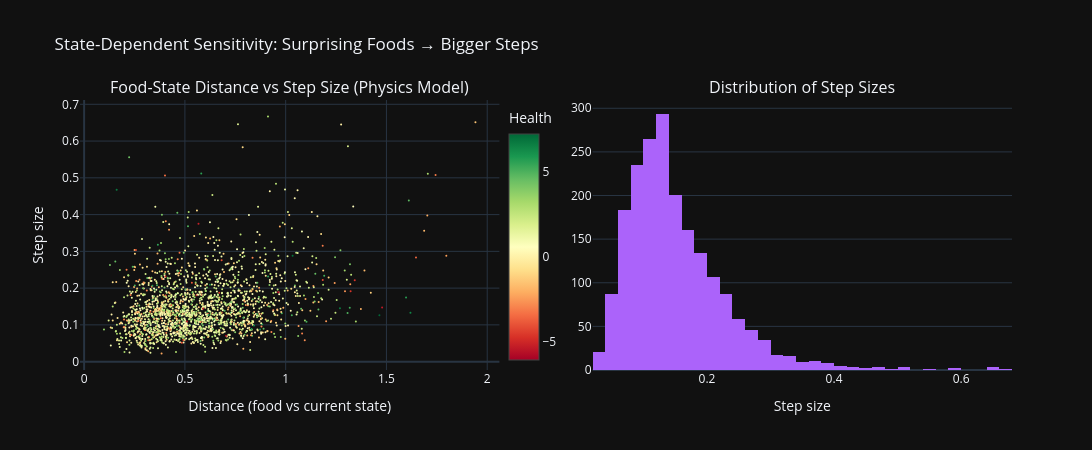

Here is the notebook cell this chart was saved with:
### Markdown cell above
---
## State-Dependent Sensitivity: Does the Current State Affect Response?

In the physics model, foods that are "surprising" (far from current state) have larger effects. Visualize this.

### Code cell
distances = np.linalg.norm(food_signals - traj_phys[:-1], axis=1)
step_changes = np.linalg.norm(np.diff(traj_phys, axis=0), axis=1)

fig = make_subplots(rows=1, cols=2, subplot_titles=[
    'Food-State Distance vs Step Size (Physics Model)',
    'Distribution of Step Sizes'
])

fig.add_trace(go.Scatter(x=distances, y=step_changes, mode='markers',
    marker=dict(size=2, color=bio_phys[1:, 0], colorscale='RdYlGn', showscale=True,
                colorbar=dict(title='Health', x=0.45)),
    showlegend=False), row=1, col=1)

fig.add_trace(go.Histogram(x=step_changes, nbinsx=60, marker_color='#AB63FA',
    showlegend=False), row=1, col=2)

fig.update_xaxes(title_text='Distance (food vs current state)', row=1, col=1)
fig.update_yaxes(title_text='Step size', row=1, col=1)
fig.update_xaxes(title_text='Step size', row=1, col=2)
fig.update_layout(template=PLOTLY_DARK, height=450, width=1100,
    title='State-Dependent Sensitivity: Surprising Foods → Bigger Steps')
fig.show()

corr = np.corrcoef(distances, step_changes)[0, 1]
print(f'Correlation between food-state distance and step size: {corr:.3f}')

### Figure 1 — Plotly figure (JSON) as saved in the notebook; plotly's stock layout.template omitted (floating-point values rounded to 4 significant figures; data arrays with more than 128 entries replaced by an {"elided": "..."} marker saying what was removed)
{"data": [{"marker": {"color": {"elided": "2000 float values"}, "colorbar": {"title": {"text": "Health"}, "x": 0.45}, "colorscale": [[0.0, "rgb(165,0,38)"], [0.1, "rgb(215,48,39)"], [0.2, "rgb(244,109,67)"], [0.3, "rgb(253,174,97)"], [0.4, "rgb(254,224,139)"], [0.5, "rgb(255,255,191)"], [0.6, "rgb(217,239,139)"], [0.7, "rgb(166,217,106)"], [0.8, "rgb(102,189,99)"], [0.9, "rgb(26,152,80)"], [1.0, "rgb(0,104,55)"]], "showscale": true, "size": 2}, "mode": "markers", "showlegend": false, "type": "scatter", "x": {"elided": "2000 float values"}, "xaxis": "x", "y": {"elided": "2000 float values"}, "yaxis": "y"}, {"marker": {"color": "#AB63FA"}, "nbinsx": 60, "showlegend": false, "type": "histogram", "x": {"elided": "2000 float values"}, "xaxis": "x2", "yaxis": "y2"}], "layout": {"annotations": [{"font": {"size": 16}, "showarrow": false, "text": "Food-State Distance vs Step Size (Physics Model)", "x": 0.225, "xanchor": "center", "xref": "paper", "y": 1.0, "yanchor": "bottom", "yref": "paper"}, {"font": {"size": 16}, "showarrow": false, "text": "Distribution of Step Sizes", "x": 0.775, "xanchor": "center", "xref": "paper", "y": 1.0, "yanchor": "bottom", "yref": "paper"}], "height": 450, "title": {"text": "State-Dependent Sensitivity: Surprising Foods → Bigger Steps"}, "width": 1100, "xaxis": {"anchor": "y", "domain": [0.0, 0.45], "title": {"text": "Distance (food vs current state)"}}, "xaxis2": {"anchor": "y2", "domain": [0.55, 1.0], "title": {"text": "Step size"}}, "yaxis": {"anchor": "x", "domain": [0.0, 1.0], "title": {"text": "Step size"}}, "yaxis2": {"anchor": "x2", "domain": [0.0, 1.0]}}}
